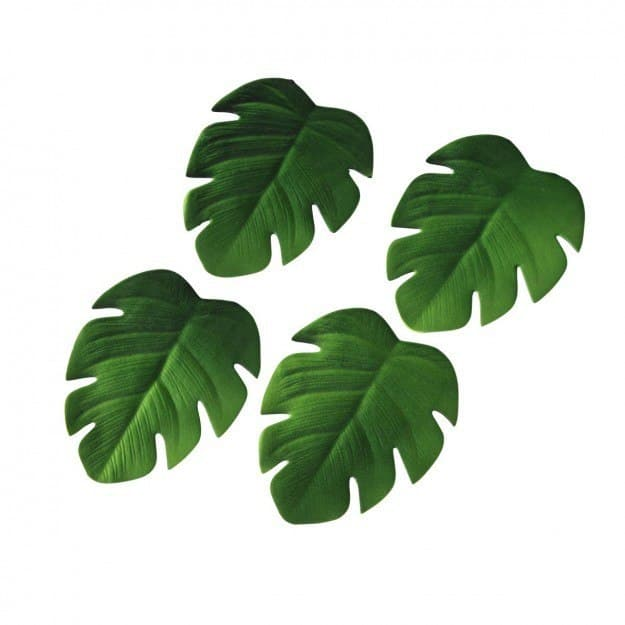
#> input picture TP2_Habiague_Segmentado/hoja.png, 625 x 625 px
$ python TP2_Habiague_Segmentado.py
#> lines starting #> are read from the running program, lines starting #| are printed output that depends on the picture; after the words box and inside, x2 and y2 are one past the last pixel; in counts of white or black regions, pixels touching at a corner belong together
### TP2_Segmentado                  ###
###                                 ###
### Alumno: HABIAGUE, Carlos.       ###
###                                 ###
###--"VISIÓN POR COMPUTADORA" 2021--###

import cv2

img = cv2.imread('hoja.png',0)
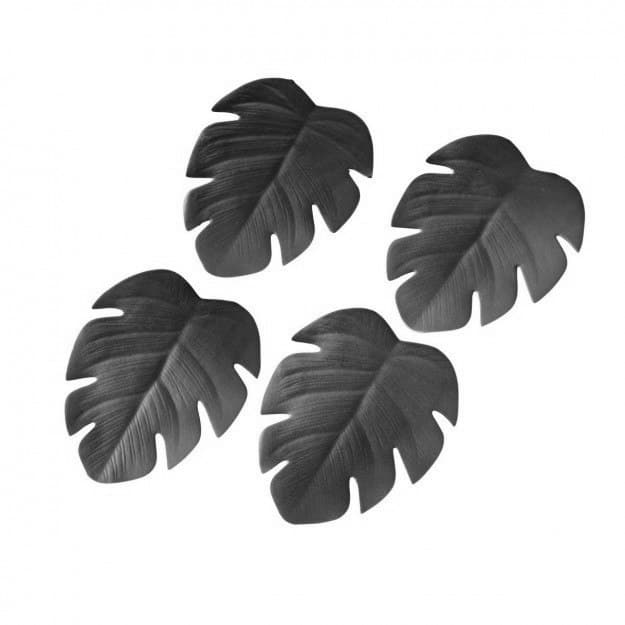
#> img: shape (625, 625); min 12, max 255, mean 202.3
for i , row in enumerate ( img ):
    for j , col in enumerate (row ):
        if ( col >= 200 ):
            img[i,j] = 255
        else:
            img[i,j] = 0
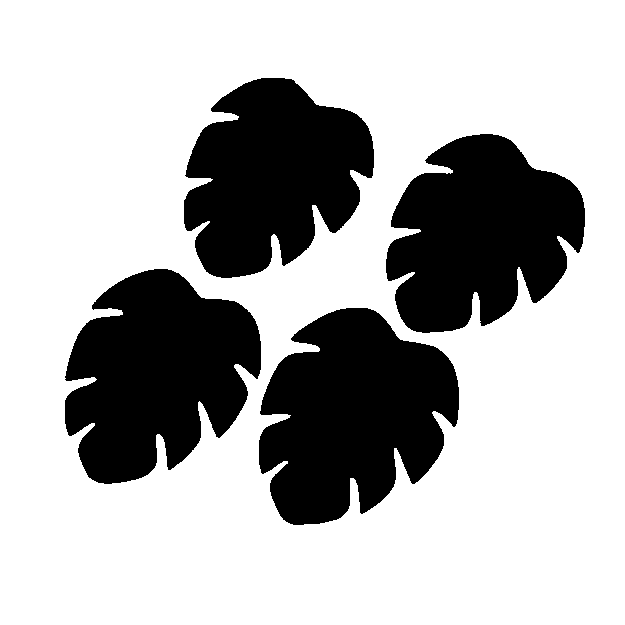
#> img: shape (625, 625); 71% white; 4 black regions, box (x1, y1, x2, y2) and area: (259, 308, 459, 525) 30291, (65, 269, 261, 484) 29089, (386, 134, 585, 333) 27549, (184, 78, 374, 278) 26368

cv2.imwrite ('resultado.png', img )
cv2.imshow('Prueba de imagen', img)
cv2.waitKey(0)
cv2.destroyAllWindows()
